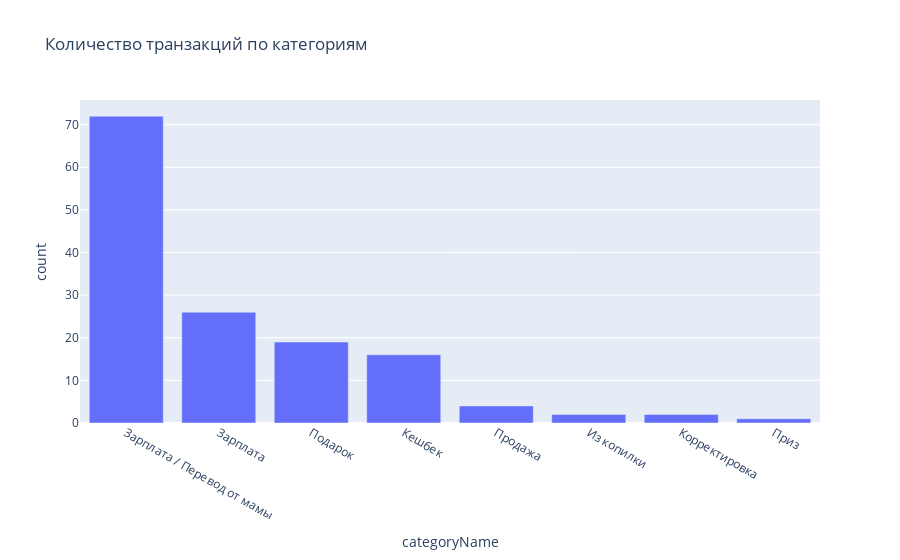

The notebook cell this image was saved under:
### Markdown cell above
## Изучим распределение категрорий доходов в общей совокупности

### Code cell
plot_data = data['categoryName'].value_counts().reset_index()

px.bar(data_frame=plot_data, x='categoryName', y='count', 
       title = 'Количество транзакций по категориям')

### Figure 1 — Plotly figure (JSON) as saved in the notebook; plotly's stock layout.template omitted (floating-point values rounded to 4 significant figures)
{"data": [{"alignmentgroup": "True", "hovertemplate": "categoryName=%{x}<br>count=%{y}<extra></extra>", "legendgroup": "", "marker": {"color": "#636efa", "pattern": {"shape": ""}}, "name": "", "offsetgroup": "", "orientation": "v", "showlegend": false, "textposition": "auto", "type": "bar", "x": ["Зарплата / Перевод от мамы", "Зарплата", "Подарок", "Кешбек", "Продажа", "Из копилки", "Корректировка", "Приз"], "xaxis": "x", "y": [72, 26, 19, 16, 4, 2, 2, 1], "yaxis": "y"}], "layout": {"barmode": "relative", "legend": {"tracegroupgap": 0}, "title": {"text": "Количество транзакций по категориям"}, "xaxis": {"anchor": "y", "domain": [0, 1], "title": {"text": "categoryName"}}, "yaxis": {"anchor": "x", "domain": [0, 1], "title": {"text": "count"}}}}
